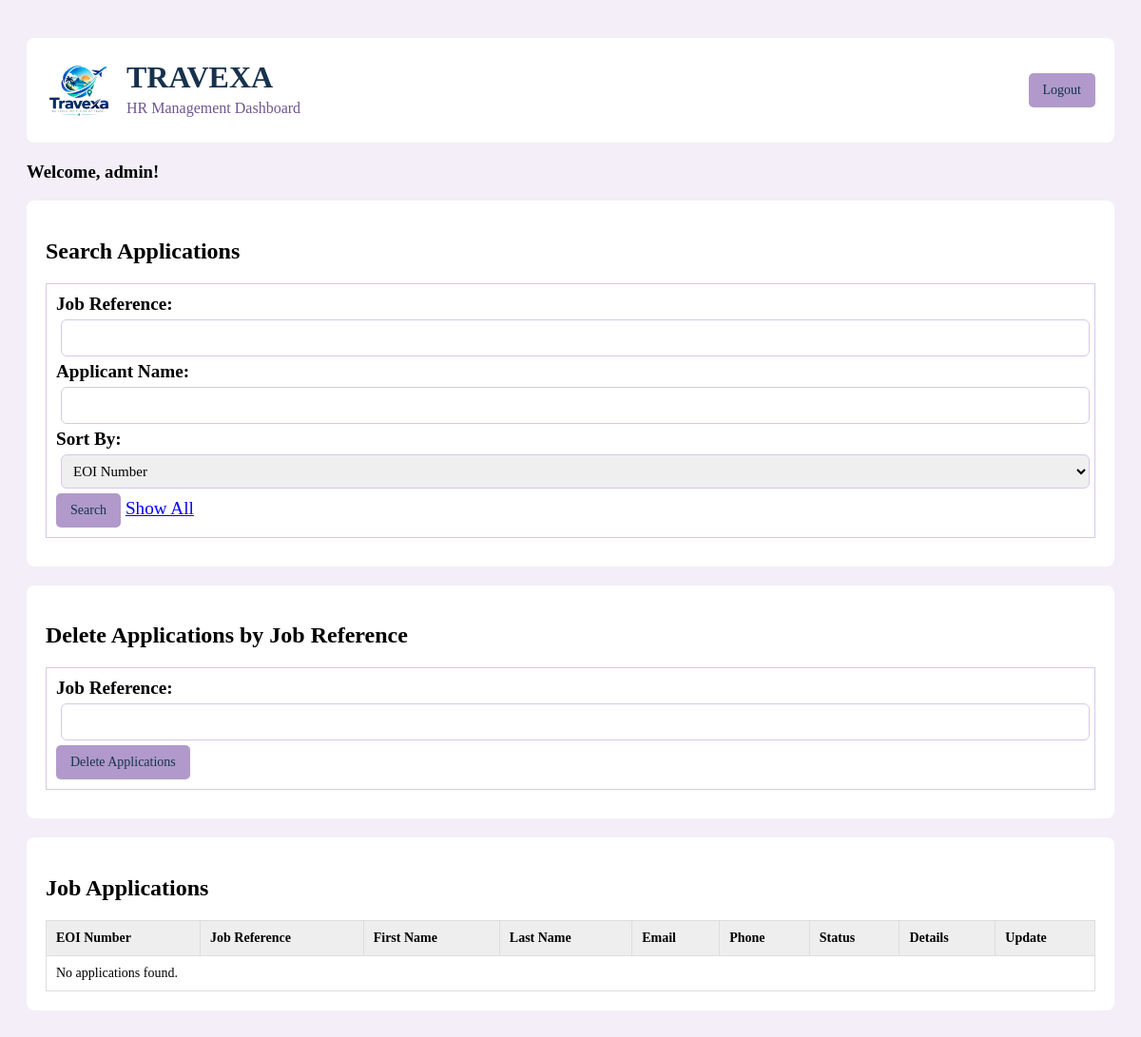
The page /manage.php (signed in) on the database as committed earlier.
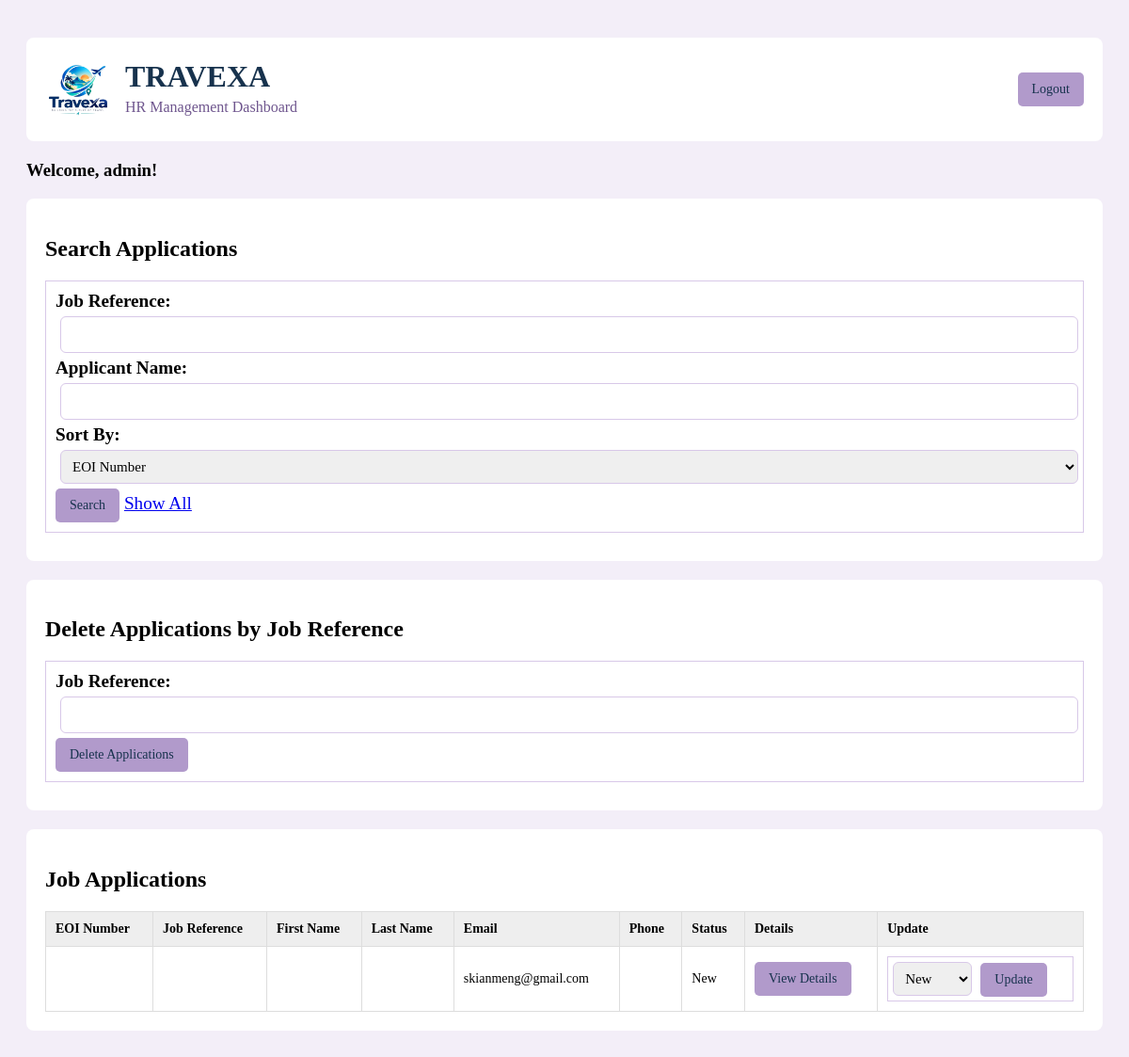
The same page on the database as committed later.
### tables this page shows
CREATE TABLE `eoi` (
  `EOINumber` int(11) NOT NULL,
  `jobRefNum` varchar(5) NOT NULL,
  `firstName` varchar(20) NOT NULL,
  `lastName` varchar(20) NOT NULL,
  `dateOfBirth` varchar(10) NOT NULL,
  `gender` varchar(10) NOT NULL,
  `streetAddress` varchar(40) NOT NULL,
  `suburbTown` varchar(40) NOT NULL,
  `state` varchar(3) NOT NULL,
  `postcode` varchar(4) NOT NULL,
  `email` varchar(100) NOT NULL,
  `phoneNumber` varchar(12) NOT NULL,
  `skills` varchar(100) DEFAULT NULL,
  `otherSkills` text DEFAULT NULL,
  `status` enum('New','Current','Final') DEFAULT 'New'
);

### manage.php (the view, shortened to what this page needs)
<?php
require_once "settings.php";
$job = trim($_GET['job'] ?? '');
$name = trim($_GET['name'] ?? '');
$sort = $_GET['sort'] ?? 'EOInumber';
$sql = "SELECT * FROM eoi WHERE 1=1";
$sql .= " ORDER BY $sort ASC";
$stmt = $conn->prepare($sql);
$stmt->execute();
$result = $stmt->get_result();
?>
<!DOCTYPE html>
<html lang="en">
<head>
    <link rel="stylesheet" href="styles.css">
</head>
<body>
<main class="manager">
    <div class="manager-header">
        <div class="manager-brand">
            <img src="Images/Company Logo.png" alt="TRAVEXA Logo">
            <div>
                <h1>TRAVEXA</h1>
                <p>HR Management Dashboard</p>
            </div>
        </div>
        <a href="logout.php" class="logout-btn">Logout</a>
    </div>
    <h3>
        Welcome, <?php echo htmlspecialchars($_SESSION['admin']); ?>!
    </h3>
    <div class="section">
        <h2>Search Applications</h2>
        <form method="get" action="manage.php">
            <label for="job">Job Reference:</label>
            <input type="text" id="job" name="job"
                value="<?php echo htmlspecialchars($job); ?>">
            <label for="name">Applicant Name:</label>
            <input type="text" id="name" name="name"
                value="<?php echo htmlspecialchars($name); ?>">
            <label for="sort">Sort By:</label>
            <select id="sort" name="sort">
                <option value="EOInumber" <?php if ($sort == 'EOInumber') echo 'selected'; ?>>EOI Number</option>
            </select>
            <button type="submit">Search</button>
            <a href="manage.php">Show All</a>
        </form>
    </div>
    <div class="section">
        <h2>Delete Applications by Job Reference</h2>
        <form method="post" action="manage.php">
            <label for="delete_job">Job Reference:</label>
            <input type="text" id="delete_job" name="delete_job" required>
            <button type="submit" name="delete">Delete Applications</button>
        </form>
    </div>
    <div class="section">
        <h2>Job Applications</h2>
        <div class="table-box">
            <table>
                <tr>
                    <th>EOI Number</th>
                    <th>Job Reference</th>
                    <th>First Name</th>
                    <th>Last Name</th>
                    <th>Email</th>
                    <th>Phone</th>
                    <th>Status</th>
                    <th>Details</th>
                    <th>Update</th>
                </tr>
                <?php if ($result->num_rows > 0) { ?>
                    <?php while ($row = $result->fetch_assoc()) { ?>
                    <tr>
                        <td><?php echo htmlspecialchars((string)$row['EOInumber']); ?></td>
                        <td><?php echo htmlspecialchars($row['job_reference']); ?></td>
                        <td><?php echo htmlspecialchars($row['first_name']); ?></td>
                        <td><?php echo htmlspecialchars($row['last_name']); ?></td>
                        <td><?php echo htmlspecialchars($row['email']); ?></td>
                        <td><?php echo htmlspecialchars($row['phone']); ?></td>
                        <td><?php echo htmlspecialchars($row['status']); ?></td>
                        <td>
                            <a class="view-btn"
                               href="view_eoi.php?eoi=<?php echo (int)$row['EOInumber']; ?>">
                                View Details
                            </a>
                        </td>
                        <td>
                            <form method="post" action="manage.php">
                                <select name="status">
                                    <option value="New" <?php if ($row['status'] == 'New') echo 'selected'; ?>>New</option>
                                </select>
                                <button type="submit" name="update">Update</button>
                            </form>
                        </td>
                    </tr>
                    <?php } ?>
                <?php } else { ?>
                    <tr>
                        <td colspan="9">No applications found.</td>
                    </tr>
                <?php } ?>
            </table>
        </div>
    </div>
</main>
</body>
</html>

### styles.css (style rules this page uses)
* { font-family: "Times New Roman", Times, serif; }
body { padding-top: 160px; background-color: #F3EEF8; }
table { font-size:1.2em; width: 100%; table-layout: fixed; border-collapse: collapse; }
td { width: 20%; text-align: center; }
th { text-align: center; font-size: 24px }
form { background-color: #FFFFFF; padding: 30px; margin: 30px auto; border: 1px solid #D8C8E8; max-width: 900px; font-size: 1.2em; }
form input[type="text"], form input[type="date"], form input[type="email"], form input[type="tel"], form select, form textarea { width: 100%; padding: 10px; border: 1px solid #D8C8E8; border-radius: 6px; box-sizing: border-box; font-size: 15px; }
form label { font-weight: bold; }

### manage.php (style rules this page uses)
body { padding-top: 0; }
.manager { max-width: 1200px; margin: 20px auto; padding: 20px; }
.manager-header { display: flex; justify-content: space-between; align-items: center; background: white; padding: 20px; border-radius: 8px; margin-bottom: 20px; }
.manager-brand { display: flex; align-items: center; gap: 15px; }
.manager-brand img { width: 70px; height: 70px; object-fit: contain; }
.manager-brand h1 { margin: 0; color: #17324D; }
.manager-brand p { margin: 5px 0; color: #6F568E; }
.logout-btn, .manager button, .view-btn { display: inline-block; background: #B19ACB; color: #17324D; border: none; border-radius: 5px; padding: 10px 15px; text-decoration: none; cursor: pointer; font-size: 14px; }
.section { background: white; padding: 20px; margin-bottom: 20px; border-radius: 8px; }
.manager form { max-width: none; margin: 10px 0; padding: 10px; }
.manager input, .manager select { padding: 8px; margin: 5px; }
.table-box { overflow-x: auto; }
.manager table { width: 100%; min-width: 950px; table-layout: auto; border-collapse: collapse; }
.manager th, .manager td { width: auto; padding: 10px; border: 1px solid #ddd; text-align: left; vertical-align: middle; font-size: 14px; word-break: normal; overflow-wrap: normal; }
.manager th { background: #eee; white-space: nowrap; }
.manager td form { padding: 0; margin: 0; min-width: 150px; }
.manager td select { width: auto; }
.view-btn { white-space: nowrap; }

Rows that differ between the two databases and show on the page:
added eoi: email "skianmeng@gmail.com", status "New"
Other text that changed with them:
text no longer shown: "No applications found."
